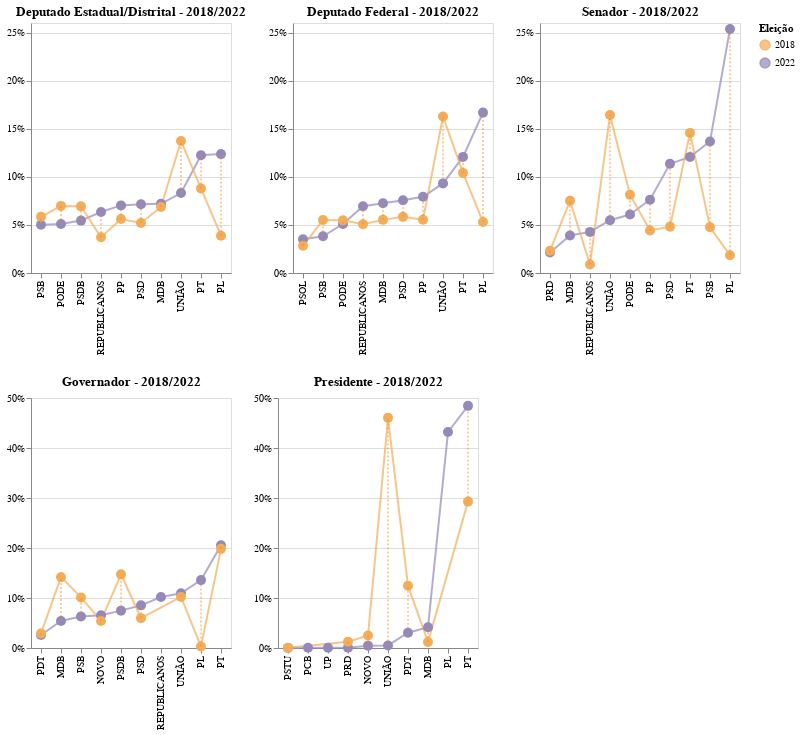

Notebook code cell kept with this figure:
### Code cell
((depe|depf|sen).resolve_scale(y='shared') & (gov|pres).resolve_scale(y='shared'))

### Figure 1 — Vega-Lite specification as saved in the notebook (floating-point values rounded to 4 significant figures)
{"config": {"view": {"continuousWidth": 300, "continuousHeight": 300}}, "vconcat": [{"hconcat": [{"layer": [{"mark": {"type": "line", "opacity": 0.7, "point": {"filled": true, "size": 100}}, "encoding": {"color": {"field": "ANO_ELEICAO", "scale": {"domain": [2018, 2022], "range": ["#F3AD58", "#9489BB"]}, "title": "Eleição", "type": "nominal"}, "tooltip": [{"field": "SIGLA_2022", "title": "Partido", "type": "nominal"}, {"field": "ANO_ELEICAO", "title": "Ano Eleição", "type": "ordinal"}, {"field": "QT_VOTOS_VALIDOS", "format": ",d", "title": "Total Votos Partido", "type": "quantitative"}, {"field": "QT_VOTOS_BR", "format": ",d", "title": "Total de Votos", "type": "quantitative"}, {"field": "PCT", "format": ".2%", "title": "% Votos", "type": "quantitative"}], "x": {"field": "SIGLA_2022", "sort": {"field": "QT_ORDER"}, "title": "", "type": "nominal"}, "y": {"axis": {"format": "%"}, "field": "PCT", "title": "", "type": "quantitative"}}, "title": "Deputado Estadual/Distrital - 2018/2022"}, {"mark": {"type": "line", "color": "#F58518", "opacity": 0.8, "strokeDash": [2, 2]}, "encoding": {"x": {"field": "SIGLA_2022", "sort": {"field": "QT_ORDER"}, "type": "ordinal"}, "y": {"aggregate": "min", "field": "PCT", "type": "quantitative"}, "y2": {"aggregate": "max", "field": "PCT"}}, "title": "Deputado Estadual/Distrital - 2018/2022"}], "data": {"name": "data-c50a00343ec46a42979542a52a19522e"}, "height": 250}, {"layer": [{"mark": {"type": "line", "opacity": 0.7, "point": {"filled": true, "size": 100}}, "encoding": {"color": {"field": "ANO_ELEICAO", "scale": {"domain": [2018, 2022], "range": ["#F3AD58", "#9489BB"]}, "title": "Eleição", "type": "nominal"}, "tooltip": [{"field": "SIGLA_2022", "title": "Partido", "type": "nominal"}, {"field": "ANO_ELEICAO", "title": "Ano Eleição", "type": "ordinal"}, {"field": "QT_VOTOS_VALIDOS", "format": ",d", "title": "Total Votos Partido", "type": "quantitative"}, {"field": "QT_VOTOS_BR", "format": ",d", "title": "Total de Votos", "type": "quantitative"}, {"field": "PCT", "format": ".2%", "title": "% Votos", "type": "quantitative"}], "x": {"field": "SIGLA_2022", "sort": {"field": "QT_ORDER"}, "title": "", "type": "nominal"}, "y": {"axis": {"format": "%"}, "field": "PCT", "title": "", "type": "quantitative"}}, "title": "Deputado Federal - 2018/2022"}, {"mark": {"type": "line", "color": "#F58518", "opacity": 0.8, "strokeDash": [2, 2]}, "encoding": {"x": {"field": "SIGLA_2022", "sort": {"field": "QT_ORDER"}, "type": "ordinal"}, "y": {"aggregate": "min", "field": "PCT", "type": "quantitative"}, "y2": {"aggregate": "max", "field": "PCT"}}, "title": "Deputado Federal - 2018/2022"}], "data": {"name": "data-228280953263efa696cd1ed4356fe7fd"}, "height": 250}, {"layer": [{"mark": {"type": "line", "opacity": 0.7, "point": {"filled": true, "size": 100}}, "encoding": {"color": {"field": "ANO_ELEICAO", "scale": {"domain": [2018, 2022], "range": ["#F3AD58", "#9489BB"]}, "title": "Eleição", "type": "nominal"}, "tooltip": [{"field": "SIGLA_2022", "title": "Partido", "type": "nominal"}, {"field": "ANO_ELEICAO", "title": "Ano Eleição", "type": "ordinal"}, {"field": "QT_VOTOS_VALIDOS", "format": ",d", "title": "Total Votos Partido", "type": "quantitative"}, {"field": "QT_VOTOS_BR", "format": ",d", "title": "Total de Votos", "type": "quantitative"}, {"field": "PCT", "format": ".2%", "title": "% Votos", "type": "quantitative"}], "x": {"field": "SIGLA_2022", "sort": {"field": "QT_ORDER"}, "title": "", "type": "nominal"}, "y": {"axis": {"format": "%"}, "field": "PCT", "title": "", "type": "quantitative"}}, "title": "Senador - 2018/2022"}, {"mark": {"type": "line", "color": "#F58518", "opacity": 0.8, "strokeDash": [2, 2]}, "encoding": {"x": {"field": "SIGLA_2022", "sort": {"field": "QT_ORDER"}, "type": "ordinal"}, "y": {"aggregate": "min", "field": "PCT", "type": "quantitative"}, "y2": {"aggregate": "max", "field": "PCT"}}, "title": "Senador - 2018/2022"}], "data": {"name": "data-8a0b733fe747c7801bf1463190b4aa25"}, "height": 250}], "resolve": {"scale": {"y": "shared"}}}, {"hconcat": [{"layer": [{"mark": {"type": "line", "opacity": 0.7, "point": {"filled": true, "size": 100}}, "encoding": {"color": {"field": "ANO_ELEICAO", "scale": {"domain": [2018, 2022], "range": ["#F3AD58", "#9489BB"]}, "title": "Eleição", "type": "nominal"}, "tooltip": [{"field": "SIGLA_2022", "title": "Partido", "type": "nominal"}, {"field": "ANO_ELEICAO", "title": "Ano Eleição", "type": "ordinal"}, {"field": "QT_VOTOS_VALIDOS", "format": ",d", "title": "Total Votos Partido", "type": "quantitative"}, {"field": "QT_VOTOS_BR", "format": ",d", "title": "Total de Votos", "type": "quantitative"}, {"field": "PCT", "format": ".2%", "title": "% Votos", "type": "quantitative"}], "x": {"field": "SIGLA_2022", "sort": {"field": "QT_ORDER"}, "title": "", "type": "nominal"}, "y": {"axis": {"format": "%"}, "field": "PCT", "title": "", "type": "quantitative"}}, "title": "Governador - 2018/2022"}, {"mark": {"type": "line", "color": "#F58518", "opacity": 0.8, "strokeDash": [2, 2]}, "encoding": {"x": {"field": "SIGLA_2022", "sort": {"field": "QT_ORDER"}, "type": "ordinal"}, "y": {"aggregate": "min", "field": "PCT", "type": "quantitative"}, "y2": {"aggregate": "max", "field": "PCT"}}, "title": "Governador - 2018/2022"}], "data": {"name": "data-2171435fdb7444840eafb8a6825c7f00"}, "height": 250}, {"layer": [{"mark": {"type": "line", "opacity": 0.7, "point": {"filled": true, "size": 100}}, "encoding": {"color": {"field": "ANO_ELEICAO", "scale": {"domain": [2018, 2022], "range": ["#F3AD58", "#9489BB"]}, "title": "Eleição", "type": "nominal"}, "tooltip": [{"field": "SIGLA_2022", "title": "Partido", "type": "nominal"}, {"field": "ANO_ELEICAO", "title": "Ano Eleição", "type": "ordinal"}, {"field": "QT_VOTOS_VALIDOS", "format": ",d", "title": "Total Votos Partido", "type": "quantitative"}, {"field": "QT_VOTOS_BR", "format": ",d", "title": "Total de Votos", "type": "quantitative"}, {"field": "PCT", "format": ".2%", "title": "% Votos", "type": "quantitative"}], "x": {"field": "SIGLA_2022", "sort": {"field": "QT_ORDER"}, "title": "", "type": "nominal"}, "y": {"axis": {"format": "%"}, "field": "PCT", "title": "", "type": "quantitative"}}, "title": "Presidente - 2018/2022"}, {"mark": {"type": "line", "color": "#F58518", "opacity": 0.8, "strokeDash": [2, 2]}, "encoding": {"x": {"field": "SIGLA_2022", "sort": {"field": "QT_ORDER"}, "type": "ordinal"}, "y": {"aggregate": "min", "field": "PCT", "type": "quantitative"}, "y2": {"aggregate": "max", "field": "PCT"}}, "title": "Presidente - 2018/2022"}], "data": {"name": "data-1e644c7259fa551735b143d096a8881a"}, "height": 250}], "resolve": {"scale": {"y": "shared"}}}], "$schema": "https://vega.github.io/schema/vega-lite/v5.20.1.json", "datasets": {"data-c50a00343ec46a42979542a52a19522e": [{"ANO_ELEICAO": 2022, "SIGLA_2022": "PSDB", "POSIC_IDEOLOGICO": "Centro Direita", "QT_VOTOS_VALIDOS": 5962709, "PCT": 0.0545, "QT_VOTOS_BR": 109406842, "cor": "#97A3FF", "QT_ORDER": 5962709}, {"ANO_ELEICAO": 2022, "SIGLA_2022": "UNIÃO", "POSIC_IDEOLOGICO": "Extrema Direita", "QT_VOTOS_VALIDOS": 9097661, "PCT": 0.08315, "QT_VOTOS_BR": 109406842, "cor": "#030886", "QT_ORDER": 9097661}, {"ANO_ELEICAO": 2022, "SIGLA_2022": "PL", "POSIC_IDEOLOGICO": "Direita", "QT_VOTOS_VALIDOS": 13527495, "PCT": 0.1236, "QT_VOTOS_BR": 109406842, "cor": "#262DDA", "QT_ORDER": 13527495}, {"ANO_ELEICAO": 2022, "SIGLA_2022": "PODE", "POSIC_IDEOLOGICO": "Direita", "QT_VOTOS_VALIDOS": 5569078, "PCT": 0.0509, "QT_VOTOS_BR": 109406842, "cor": "#262DDA", "QT_ORDER": 5569078}, {"ANO_ELEICAO": 2022, "SIGLA_2022": "PSB", "POSIC_IDEOLOGICO": "Centro Esquerda", "QT_VOTOS_VALIDOS": 5495625, "PCT": 0.05023, "QT_VOTOS_BR": 109406842, "cor": "#C54B53", "QT_ORDER": 5495625}, {"ANO_ELEICAO": 2022, "SIGLA_2022": "PP", "POSIC_IDEOLOGICO": "Direita", "QT_VOTOS_VALIDOS": 7692225, "PCT": 0.07031, "QT_VOTOS_BR": 109406842, "cor": "#262DDA", "QT_ORDER": 7692225}, {"ANO_ELEICAO": 2022, "SIGLA_2022": "PSD", "POSIC_IDEOLOGICO": "Centro Direita", "QT_VOTOS_VALIDOS": 7820614, "PCT": 0.07148, "QT_VOTOS_BR": 109406842, "cor": "#97A3FF", "QT_ORDER": 7820614}, {"ANO_ELEICAO": 2022, "SIGLA_2022": "MDB", "POSIC_IDEOLOGICO": "Centro Direita", "QT_VOTOS_VALIDOS": 7875801, "PCT": 0.07199, "QT_VOTOS_BR": 109406842, "cor": "#97A3FF", "QT_ORDER": 7875801}, {"ANO_ELEICAO": 2022, "SIGLA_2022": "PT", "POSIC_IDEOLOGICO": "Centro Esquerda", "QT_VOTOS_VALIDOS": 13396406, "PCT": 0.1224, "QT_VOTOS_BR": 109406842, "cor": "#C54B53", "QT_ORDER": 13396406}, {"ANO_ELEICAO": 2022, "SIGLA_2022": "REPUBLICANOS", "POSIC_IDEOLOGICO": "Direita", "QT_VOTOS_VALIDOS": 6938358, "PCT": 0.06342, "QT_VOTOS_BR": 109406842, "cor": "#262DDA", "QT_ORDER": 6938358}, {"ANO_ELEICAO": 2018, "SIGLA_2022": "PSDB", "POSIC_IDEOLOGICO": "Centro Direita", "QT_VOTOS_VALIDOS": 6830211, "PCT": 0.0693, "QT_VOTOS_BR": 98557853, "cor": "#97A3FF", "QT_ORDER": 5962709}, {"ANO_ELEICAO": 2018, "SIGLA_2022": "UNIÃO", "POSIC_IDEOLOGICO": "Extrema Direita", "QT_VOTOS_VALIDOS": 13535800, "PCT": 0.1373, "QT_VOTOS_BR": 98557853, "cor": "#030886", "QT_ORDER": 9097661}, {"ANO_ELEICAO": 2018, "SIGLA_2022": "PL", "POSIC_IDEOLOGICO": "Direita", "QT_VOTOS_VALIDOS": 3822192, "PCT": 0.03878, "QT_VOTOS_BR": 98557853, "cor": "#262DDA", "QT_ORDER": 13527495}, {"ANO_ELEICAO": 2018, "SIGLA_2022": "PODE", "POSIC_IDEOLOGICO": "Direita", "QT_VOTOS_VALIDOS": 6880118, "PCT": 0.06981, "QT_VOTOS_BR": 98557853, "cor": "#262DDA", "QT_ORDER": 5569078}, {"ANO_ELEICAO": 2018, "SIGLA_2022": "PSB", "POSIC_IDEOLOGICO": "Centro Esquerda", "QT_VOTOS_VALIDOS": 5765239, "PCT": 0.0585, "QT_VOTOS_BR": 98557853, "cor": "#C54B53", "QT_ORDER": 5495625}, {"ANO_ELEICAO": 2018, "SIGLA_2022": "PP", "POSIC_IDEOLOGICO": "Direita", "QT_VOTOS_VALIDOS": 5533689, "PCT": 0.05615, "QT_VOTOS_BR": 98557853, "cor": "#262DDA", "QT_ORDER": 7692225}, {"ANO_ELEICAO": 2018, "SIGLA_2022": "PSD", "POSIC_IDEOLOGICO": "Centro Direita", "QT_VOTOS_VALIDOS": 5132837, "PCT": 0.05208, "QT_VOTOS_BR": 98557853, "cor": "#97A3FF", "QT_ORDER": 7820614}, {"ANO_ELEICAO": 2018, "SIGLA_2022": "MDB", "POSIC_IDEOLOGICO": "Centro Direita", "QT_VOTOS_VALIDOS": 6765451, "PCT": 0.06864, "QT_VOTOS_BR": 98557853, "cor": "#97A3FF", "QT_ORDER": 7875801}, {"ANO_ELEICAO": 2018, "SIGLA_2022": "PT", "POSIC_IDEOLOGICO": "Centro Esquerda", "QT_VOTOS_VALIDOS": 8666866, "PCT": 0.08794, "QT_VOTOS_BR": 98557853, "cor": "#C54B53", "QT_ORDER": 13396406}, {"ANO_ELEICAO": 2018, "SIGLA_2022": "REPUBLICANOS", "POSIC_IDEOLOGICO": "Direita", "QT_VOTOS_VALIDOS": 3672049, "PCT": 0.03726, "QT_VOTOS_BR": 98557853, "cor": "#262DDA", "QT_ORDER": 6938358}], "data-228280953263efa696cd1ed4356fe7fd": [{"ANO_ELEICAO": 2022, "SIGLA_2022": "UNIÃO", "POSIC_IDEOLOGICO": "Extrema Direita", "QT_VOTOS_VALIDOS": 10215433, "PCT": 0.09319, "QT_VOTOS_BR": 109614427, "cor": "#030886", "QT_ORDER": 10215433}, {"ANO_ELEICAO": 2022, "SIGLA_2022": "PL", "POSIC_IDEOLOGICO": "Direita", "QT_VOTOS_VALIDOS": 18286211, "PCT": 0.1668, "QT_VOTOS_BR": 109614427, "cor": "#262DDA", "QT_ORDER": 18286211}, {"ANO_ELEICAO": 2022, "SIGLA_2022": "PODE", "POSIC_IDEOLOGICO": "Direita", "QT_VOTOS_VALIDOS": 5585235, "PCT": 0.05095, "QT_VOTOS_BR": 109614427, "cor": "#262DDA", "QT_ORDER": 5585235}, {"ANO_ELEICAO": 2022, "SIGLA_2022": "PSB", "POSIC_IDEOLOGICO": "Centro Esquerda", "QT_VOTOS_VALIDOS": 4181698, "PCT": 0.03815, "QT_VOTOS_BR": 109614427, "cor": "#C54B53", "QT_ORDER": 4181698}, {"ANO_ELEICAO": 2022, "SIGLA_2022": "PP", "POSIC_IDEOLOGICO": "Direita", "QT_VOTOS_VALIDOS": 8692918, "PCT": 0.0793, "QT_VOTOS_BR": 109614427, "cor": "#262DDA", "QT_ORDER": 8692918}, {"ANO_ELEICAO": 2022, "SIGLA_2022": "PSOL", "POSIC_IDEOLOGICO": "Extrema Esquerda", "QT_VOTOS_VALIDOS": 3852246, "PCT": 0.03514, "QT_VOTOS_BR": 109614427, "cor": "#7F0000", "QT_ORDER": 3852246}, {"ANO_ELEICAO": 2022, "SIGLA_2022": "PSD", "POSIC_IDEOLOGICO": "Centro Direita", "QT_VOTOS_VALIDOS": 8293956, "PCT": 0.07566, "QT_VOTOS_BR": 109614427, "cor": "#97A3FF", "QT_ORDER": 8293956}, {"ANO_ELEICAO": 2022, "SIGLA_2022": "MDB", "POSIC_IDEOLOGICO": "Centro Direita", "QT_VOTOS_VALIDOS": 7950895, "PCT": 0.07254, "QT_VOTOS_BR": 109614427, "cor": "#97A3FF", "QT_ORDER": 7950895}, {"ANO_ELEICAO": 2022, "SIGLA_2022": "PT", "POSIC_IDEOLOGICO": "Centro Esquerda", "QT_VOTOS_VALIDOS": 13236698, "PCT": 0.1208, "QT_VOTOS_BR": 109614427, "cor": "#C54B53", "QT_ORDER": 13236698}, {"ANO_ELEICAO": 2022, "SIGLA_2022": "REPUBLICANOS", "POSIC_IDEOLOGICO": "Direita", "QT_VOTOS_VALIDOS": 7610894, "PCT": 0.06943, "QT_VOTOS_BR": 109614427, "cor": "#262DDA", "QT_ORDER": 7610894}, {"ANO_ELEICAO": 2018, "SIGLA_2022": "UNIÃO", "POSIC_IDEOLOGICO": "Extrema Direita", "QT_VOTOS_VALIDOS": 16031609, "PCT": 0.1628, "QT_VOTOS_BR": 98470877, "cor": "#030886", "QT_ORDER": 10215433}, {"ANO_ELEICAO": 2018, "SIGLA_2022": "PL", "POSIC_IDEOLOGICO": "Direita", "QT_VOTOS_VALIDOS": 5224591, "PCT": 0.05306, "QT_VOTOS_BR": 98470877, "cor": "#262DDA", "QT_ORDER": 18286211}, {"ANO_ELEICAO": 2018, "SIGLA_2022": "PODE", "POSIC_IDEOLOGICO": "Direita", "QT_VOTOS_VALIDOS": 5391611, "PCT": 0.05475, "QT_VOTOS_BR": 98470877, "cor": "#262DDA", "QT_ORDER": 5585235}, {"ANO_ELEICAO": 2018, "SIGLA_2022": "PSB", "POSIC_IDEOLOGICO": "Centro Esquerda", "QT_VOTOS_VALIDOS": 5421998, "PCT": 0.05506, "QT_VOTOS_BR": 98470877, "cor": "#C54B53", "QT_ORDER": 4181698}, {"ANO_ELEICAO": 2018, "SIGLA_2022": "PP", "POSIC_IDEOLOGICO": "Direita", "QT_VOTOS_VALIDOS": 5446136, "PCT": 0.05531, "QT_VOTOS_BR": 98470877, "cor": "#262DDA", "QT_ORDER": 8692918}, {"ANO_ELEICAO": 2018, "SIGLA_2022": "PSOL", "POSIC_IDEOLOGICO": "Extrema Esquerda", "QT_VOTOS_VALIDOS": 2787208, "PCT": 0.0283, "QT_VOTOS_BR": 98470877, "cor": "#7F0000", "QT_ORDER": 3852246}, {"ANO_ELEICAO": 2018, "SIGLA_2022": "PSD", "POSIC_IDEOLOGICO": "Centro Direita", "QT_VOTOS_VALIDOS": 5749010, "PCT": 0.05838, "QT_VOTOS_BR": 98470877, "cor": "#97A3FF", "QT_ORDER": 8293956}, {"ANO_ELEICAO": 2018, "SIGLA_2022": "MDB", "POSIC_IDEOLOGICO": "Centro Direita", "QT_VOTOS_VALIDOS": 5440539, "PCT": 0.05525, "QT_VOTOS_BR": 98470877, "cor": "#97A3FF", "QT_ORDER": 7950895}, {"ANO_ELEICAO": 2018, "SIGLA_2022": "PT", "POSIC_IDEOLOGICO": "Centro Esquerda", "QT_VOTOS_VALIDOS": 10251258, "PCT": 0.1041, "QT_VOTOS_BR": 98470877, "cor": "#C54B53", "QT_ORDER": 13236698}, {"ANO_ELEICAO": 2018, "SIGLA_2022": "REPUBLICANOS", "POSIC_IDEOLOGICO": "Direita", "QT_VOTOS_VALIDOS": 4995018, "PCT": 0.05073, "QT_VOTOS_BR": 98470877, "cor": "#262DDA", "QT_ORDER": 7610894}], "data-8a0b733fe747c7801bf1463190b4aa25": [{"ANO_ELEICAO": 2022, "SIGLA_2022": "PRD", "POSIC_IDEOLOGICO": "Direita", "QT_VOTOS_VALIDOS": 2122732, "PCT": 0.02131, "QT_VOTOS_BR": 99594050, "cor": "#262DDA", "QT_ORDER": 2122732}, {"ANO_ELEICAO": 2022, "SIGLA_2022": "UNIÃO", "POSIC_IDEOLOGICO": "Extrema Direita", "QT_VOTOS_VALIDOS": 5465486, "PCT": 0.05488, "QT_VOTOS_BR": 99594050, "cor": "#030886", "QT_ORDER": 5465486}, {"ANO_ELEICAO": 2022, "SIGLA_2022": "PL", "POSIC_IDEOLOGICO": "Direita", "QT_VOTOS_VALIDOS": 25278764, "PCT": 0.2538, "QT_VOTOS_BR": 99594050, "cor": "#262DDA", "QT_ORDER": 25278764}, {"ANO_ELEICAO": 2022, "SIGLA_2022": "PODE", "POSIC_IDEOLOGICO": "Direita", "QT_VOTOS_VALIDOS": 6061768, "PCT": 0.06086, "QT_VOTOS_BR": 99594050, "cor": "#262DDA", "QT_ORDER": 6061768}, {"ANO_ELEICAO": 2022, "SIGLA_2022": "PSB", "POSIC_IDEOLOGICO": "Centro Esquerda", "QT_VOTOS_VALIDOS": 13615846, "PCT": 0.1367, "QT_VOTOS_BR": 99594050, "cor": "#C54B53", "QT_ORDER": 13615846}, {"ANO_ELEICAO": 2022, "SIGLA_2022": "PP", "POSIC_IDEOLOGICO": "Direita", "QT_VOTOS_VALIDOS": 7592391, "PCT": 0.07623, "QT_VOTOS_BR": 99594050, "cor": "#262DDA", "QT_ORDER": 7592391}, {"ANO_ELEICAO": 2022, "SIGLA_2022": "PSD", "POSIC_IDEOLOGICO": "Centro Direita", "QT_VOTOS_VALIDOS": 11312512, "PCT": 0.1136, "QT_VOTOS_BR": 99594050, "cor": "#97A3FF", "QT_ORDER": 11312512}, {"ANO_ELEICAO": 2022, "SIGLA_2022": "MDB", "POSIC_IDEOLOGICO": "Centro Direita", "QT_VOTOS_VALIDOS": 3882458, "PCT": 0.03898, "QT_VOTOS_BR": 99594050, "cor": "#97A3FF", "QT_ORDER": 3882458}, {"ANO_ELEICAO": 2022, "SIGLA_2022": "PT", "POSIC_IDEOLOGICO": "Centro Esquerda", "QT_VOTOS_VALIDOS": 12024696, "PCT": 0.1207, "QT_VOTOS_BR": 99594050, "cor": "#C54B53", "QT_ORDER": 12024696}, {"ANO_ELEICAO": 2022, "SIGLA_2022": "REPUBLICANOS", "POSIC_IDEOLOGICO": "Direita", "QT_VOTOS_VALIDOS": 4259279, "PCT": 0.04277, "QT_VOTOS_BR": 99594050, "cor": "#262DDA", "QT_ORDER": 4259279}, {"ANO_ELEICAO": 2018, "SIGLA_2022": "PRD", "POSIC_IDEOLOGICO": "Direita", "QT_VOTOS_VALIDOS": 3934488, "PCT": 0.02313, "QT_VOTOS_BR": 170093885, "cor": "#262DDA", "QT_ORDER": 2122732}, {"ANO_ELEICAO": 2018, "SIGLA_2022": "UNIÃO", "POSIC_IDEOLOGICO": "Extrema Direita", "QT_VOTOS_VALIDOS": 27953994, "PCT": 0.1643, "QT_VOTOS_BR": 170093885, "cor": "#030886", "QT_ORDER": 5465486}, {"ANO_ELEICAO": 2018, "SIGLA_2022": "PL", "POSIC_IDEOLOGICO": "Direita", "QT_VOTOS_VALIDOS": 3130082, "PCT": 0.0184, "QT_VOTOS_BR": 170093885, "cor": "#262DDA", "QT_ORDER": 25278764}, {"ANO_ELEICAO": 2018, "SIGLA_2022": "PODE", "POSIC_IDEOLOGICO": "Direita", "QT_VOTOS_VALIDOS": 13849166, "PCT": 0.08142, "QT_VOTOS_BR": 170093885, "cor": "#262DDA", "QT_ORDER": 6061768}, {"ANO_ELEICAO": 2018, "SIGLA_2022": "PSB", "POSIC_IDEOLOGICO": "Centro Esquerda", "QT_VOTOS_VALIDOS": 8109072, "PCT": 0.04767, "QT_VOTOS_BR": 170093885, "cor": "#C54B53", "QT_ORDER": 13615846}, {"ANO_ELEICAO": 2018, "SIGLA_2022": "PP", "POSIC_IDEOLOGICO": "Direita", "QT_VOTOS_VALIDOS": 7529901, "PCT": 0.04427, "QT_VOTOS_BR": 170093885, "cor": "#262DDA", "QT_ORDER": 7592391}, {"ANO_ELEICAO": 2018, "SIGLA_2022": "PSD", "POSIC_IDEOLOGICO": "Centro Direita", "QT_VOTOS_VALIDOS": 8202342, "PCT": 0.04822, "QT_VOTOS_BR": 170093885, "cor": "#97A3FF", "QT_ORDER": 11312512}, {"ANO_ELEICAO": 2018, "SIGLA_2022": "MDB", "POSIC_IDEOLOGICO": "Centro Direita", "QT_VOTOS_VALIDOS": 12800321, "PCT": 0.07525, "QT_VOTOS_BR": 170093885, "cor": "#97A3FF", "QT_ORDER": 3882458}, {"ANO_ELEICAO": 2018, "SIGLA_2022": "PT", "POSIC_IDEOLOGICO": "Centro Esquerda", "QT_VOTOS_VALIDOS": 24785670, "PCT": 0.1457, "QT_VOTOS_BR": 170093885, "cor": "#C54B53", "QT_ORDER": 12024696}, {"ANO_ELEICAO": 2018, "SIGLA_2022": "REPUBLICANOS", "POSIC_IDEOLOGICO": "Direita", "QT_VOTOS_VALIDOS": 1505607, "PCT": 0.008852, "QT_VOTOS_BR": 170093885, "cor": "#262DDA", "QT_ORDER": 4259279}], "data-2171435fdb7444840eafb8a6825c7f00": [{"ANO_ELEICAO": 2022, "SIGLA_2022": "NOVO", "POSIC_IDEOLOGICO": "Direita", "QT_VOTOS_VALIDOS": 7108015, "PCT": 0.06554, "QT_VOTOS_BR": 108448349, "cor": "#262DDA", "QT_ORDER": 7108015}, {"ANO_ELEICAO": 2022, "SIGLA_2022": "PSDB", "POSIC_IDEOLOGICO": "Centro Direita", "QT_VOTOS_VALIDOS": 8104516, "PCT": 0.07473, "QT_VOTOS_BR": 108448349, "cor": "#97A3FF", "QT_ORDER": 8104516}, {"ANO_ELEICAO": 2022, "SIGLA_2022": "UNIÃO", "POSIC_IDEOLOGICO": "Extrema Direita", "QT_VOTOS_VALIDOS": 11880759, "PCT": 0.1096, "QT_VOTOS_BR": 108448349, "cor": "#030886", "QT_ORDER": 11880759}, {"ANO_ELEICAO": 2022, "SIGLA_2022": "PL", "POSIC_IDEOLOGICO": "Direita", "QT_VOTOS_VALIDOS": 14726813, "PCT": 0.1358, "QT_VOTOS_BR": 108448349, "cor": "#262DDA", "QT_ORDER": 14726813}, {"ANO_ELEICAO": 2022, "SIGLA_2022": "PDT", "POSIC_IDEOLOGICO": "Centro Esquerda", "QT_VOTOS_VALIDOS": 2825285, "PCT": 0.02605, "QT_VOTOS_BR": 108448349, "cor": "#C54B53", "QT_ORDER": 2825285}, {"ANO_ELEICAO": 2022, "SIGLA_2022": "PSB", "POSIC_IDEOLOGICO": "Centro Esquerda", "QT_VOTOS_VALIDOS": 6813209, "PCT": 0.06282, "QT_VOTOS_BR": 108448349, "cor": "#C54B53", "QT_ORDER": 6813209}, {"ANO_ELEICAO": 2022, "SIGLA_2022": "PSD", "POSIC_IDEOLOGICO": "Centro Direita", "QT_VOTOS_VALIDOS": 9249065, "PCT": 0.08529, "QT_VOTOS_BR": 108448349, "cor": "#97A3FF", "QT_ORDER": 9249065}, {"ANO_ELEICAO": 2022, "SIGLA_2022": "MDB", "POSIC_IDEOLOGICO": "Centro Direita", "QT_VOTOS_VALIDOS": 5851853, "PCT": 0.05396, "QT_VOTOS_BR": 108448349, "cor": "#97A3FF", "QT_ORDER": 5851853}, {"ANO_ELEICAO": 2022, "SIGLA_2022": "PT", "POSIC_IDEOLOGICO": "Centro Esquerda", "QT_VOTOS_VALIDOS": 22265662, "PCT": 0.2053, "QT_VOTOS_BR": 108448349, "cor": "#C54B53", "QT_ORDER": 22265662}, {"ANO_ELEICAO": 2022, "SIGLA_2022": "REPUBLICANOS", "POSIC_IDEOLOGICO": "Direita", "QT_VOTOS_VALIDOS": 11056917, "PCT": 0.102, "QT_VOTOS_BR": 108448349, "cor": "#262DDA", "QT_ORDER": 11056917}, {"ANO_ELEICAO": 2018, "SIGLA_2022": "NOVO", "POSIC_IDEOLOGICO": "Direita", "QT_VOTOS_VALIDOS": 5163027, "PCT": 0.05414, "QT_VOTOS_BR": 95361748, "cor": "#262DDA", "QT_ORDER": 7108015}, {"ANO_ELEICAO": 2018, "SIGLA_2022": "PSDB", "POSIC_IDEOLOGICO": "Centro Direita", "QT_VOTOS_VALIDOS": 14048096, "PCT": 0.1473, "QT_VOTOS_BR": 95361748, "cor": "#97A3FF", "QT_ORDER": 8104516}, {"ANO_ELEICAO": 2018, "SIGLA_2022": "UNIÃO", "POSIC_IDEOLOGICO": "Extrema Direita", "QT_VOTOS_VALIDOS": 9747868, "PCT": 0.1022, "QT_VOTOS_BR": 95361748, "cor": "#030886", "QT_ORDER": 11880759}, {"ANO_ELEICAO": 2018, "SIGLA_2022": "PL", "POSIC_IDEOLOGICO": "Direita", "QT_VOTOS_VALIDOS": 280055, "PCT": 0.002937, "QT_VOTOS_BR": 95361748, "cor": "#262DDA", "QT_ORDER": 14726813}, {"ANO_ELEICAO": 2018, "SIGLA_2022": "PDT", "POSIC_IDEOLOGICO": "Centro Esquerda", "QT_VOTOS_VALIDOS": 2775803, "PCT": 0.02911, "QT_VOTOS_BR": 95361748, "cor": "#C54B53", "QT_ORDER": 2825285}, {"ANO_ELEICAO": 2018, "SIGLA_2022": "PSB", "POSIC_IDEOLOGICO": "Centro Esquerda", "QT_VOTOS_VALIDOS": 9648423, "PCT": 0.1012, "QT_VOTOS_BR": 95361748, "cor": "#C54B53", "QT_ORDER": 6813209}, {"ANO_ELEICAO": 2018, "SIGLA_2022": "PSD", "POSIC_IDEOLOGICO": "Centro Direita", "QT_VOTOS_VALIDOS": 5695387, "PCT": 0.05972, "QT_VOTOS_BR": 95361748, "cor": "#97A3FF", "QT_ORDER": 9249065}, {"ANO_ELEICAO": 2018, "SIGLA_2022": "MDB", "POSIC_IDEOLOGICO": "Centro Direita", "QT_VOTOS_VALIDOS": 13518564, "PCT": 0.1418, "QT_VOTOS_BR": 95361748, "cor": "#97A3FF", "QT_ORDER": 5851853}, {"ANO_ELEICAO": 2018, "SIGLA_2022": "PT", "POSIC_IDEOLOGICO": "Centro Esquerda", "QT_VOTOS_VALIDOS": 18908791, "PCT": 0.1983, "QT_VOTOS_BR": 95361748, "cor": "#C54B53", "QT_ORDER": 22265662}], "data-1e644c7259fa551735b143d096a8881a": [{"ANO_ELEICAO": 2022, "SIGLA_2022": "PCB", "POSIC_IDEOLOGICO": "Extrema Esquerda", "QT_VOTOS_VALIDOS": 45620, "PCT": 0.0003859, "QT_VOTOS_BR": 118229719, "cor": "#7F0000", "QT_ORDER": 45620}, {"ANO_ELEICAO": 2022, "SIGLA_2022": "NOVO", "POSIC_IDEOLOGICO": "Direita", "QT_VOTOS_VALIDOS": 559708, "PCT": 0.004734, "QT_VOTOS_BR": 118229719, "cor": "#262DDA", "QT_ORDER": 559708}, {"ANO_ELEICAO": 2022, "SIGLA_2022": "PRD", "POSIC_IDEOLOGICO": "Direita", "QT_VOTOS_VALIDOS": 81129, "PCT": 0.0006862, "QT_VOTOS_BR": 118229719, "cor": "#262DDA", "QT_ORDER": 81129}, {"ANO_ELEICAO": 2022, "SIGLA_2022": "UNIÃO", "POSIC_IDEOLOGICO": "Extrema Direita", "QT_VOTOS_VALIDOS": 600955, "PCT": 0.005083, "QT_VOTOS_BR": 118229719, "cor": "#030886", "QT_ORDER": 600955}, {"ANO_ELEICAO": 2022, "SIGLA_2022": "PSTU", "POSIC_IDEOLOGICO": "Extrema Esquerda", "QT_VOTOS_VALIDOS": 25625, "PCT": 0.0002167, "QT_VOTOS_BR": 118229719, "cor": "#7F0000", "QT_ORDER": 25625}, {"ANO_ELEICAO": 2022, "SIGLA_2022": "PL", "POSIC_IDEOLOGICO": "Direita", "QT_VOTOS_VALIDOS": 51072345, "PCT": 0.432, "QT_VOTOS_BR": 118229719, "cor": "#262DDA", "QT_ORDER": 51072345}, {"ANO_ELEICAO": 2022, "SIGLA_2022": "UP", "POSIC_IDEOLOGICO": "Extrema Esquerda", "QT_VOTOS_VALIDOS": 53519, "PCT": 0.0004527, "QT_VOTOS_BR": 118229719, "cor": "#7F0000", "QT_ORDER": 53519}, {"ANO_ELEICAO": 2022, "SIGLA_2022": "PDT", "POSIC_IDEOLOGICO": "Centro Esquerda", "QT_VOTOS_VALIDOS": 3599287, "PCT": 0.03044, "QT_VOTOS_BR": 118229719, "cor": "#C54B53", "QT_ORDER": 3599287}, {"ANO_ELEICAO": 2022, "SIGLA_2022": "MDB", "POSIC_IDEOLOGICO": "Centro Direita", "QT_VOTOS_VALIDOS": 4915423, "PCT": 0.04158, "QT_VOTOS_BR": 118229719, "cor": "#97A3FF", "QT_ORDER": 4915423}, {"ANO_ELEICAO": 2022, "SIGLA_2022": "PT", "POSIC_IDEOLOGICO": "Centro Esquerda", "QT_VOTOS_VALIDOS": 57259504, "PCT": 0.4843, "QT_VOTOS_BR": 118229719, "cor": "#C54B53", "QT_ORDER": 57259504}, {"ANO_ELEICAO": 2018, "SIGLA_2022": "NOVO", "POSIC_IDEOLOGICO": "Direita", "QT_VOTOS_VALIDOS": 2679745, "PCT": 0.02503, "QT_VOTOS_BR": 107050749, "cor": "#262DDA", "QT_ORDER": 559708}, {"ANO_ELEICAO": 2018, "SIGLA_2022": "PRD", "POSIC_IDEOLOGICO": "Direita", "QT_VOTOS_VALIDOS": 1348323, "PCT": 0.0126, "QT_VOTOS_BR": 107050749, "cor": "#262DDA", "QT_ORDER": 81129}, {"ANO_ELEICAO": 2018, "SIGLA_2022": "UNIÃO", "POSIC_IDEOLOGICO": "Extrema Direita", "QT_VOTOS_VALIDOS": 49277010, "PCT": 0.4603, "QT_VOTOS_BR": 107050749, "cor": "#030886", "QT_ORDER": 600955}, {"ANO_ELEICAO": 2018, "SIGLA_2022": "PSTU", "POSIC_IDEOLOGICO": "Extrema Esquerda", "QT_VOTOS_VALIDOS": 55762, "PCT": 0.0005209, "QT_VOTOS_BR": 107050749, "cor": "#7F0000", "QT_ORDER": 25625}, {"ANO_ELEICAO": 2018, "SIGLA_2022": "PDT", "POSIC_IDEOLOGICO": "Centro Esquerda", "QT_VOTOS_VALIDOS": 13344371, "PCT": 0.1247, "QT_VOTOS_BR": 107050749, "cor": "#C54B53", "QT_ORDER": 3599287}, {"ANO_ELEICAO": 2018, "SIGLA_2022": "MDB", "POSIC_IDEOLOGICO": "Centro Direita", "QT_VOTOS_VALIDOS": 1288950, "PCT": 0.01204, "QT_VOTOS_BR": 107050749, "cor": "#97A3FF", "QT_ORDER": 4915423}, {"ANO_ELEICAO": 2018, "SIGLA_2022": "PT", "POSIC_IDEOLOGICO": "Centro Esquerda", "QT_VOTOS_VALIDOS": 31342051, "PCT": 0.2928, "QT_VOTOS_BR": 107050749, "cor": "#C54B53", "QT_ORDER": 57259504}]}}
